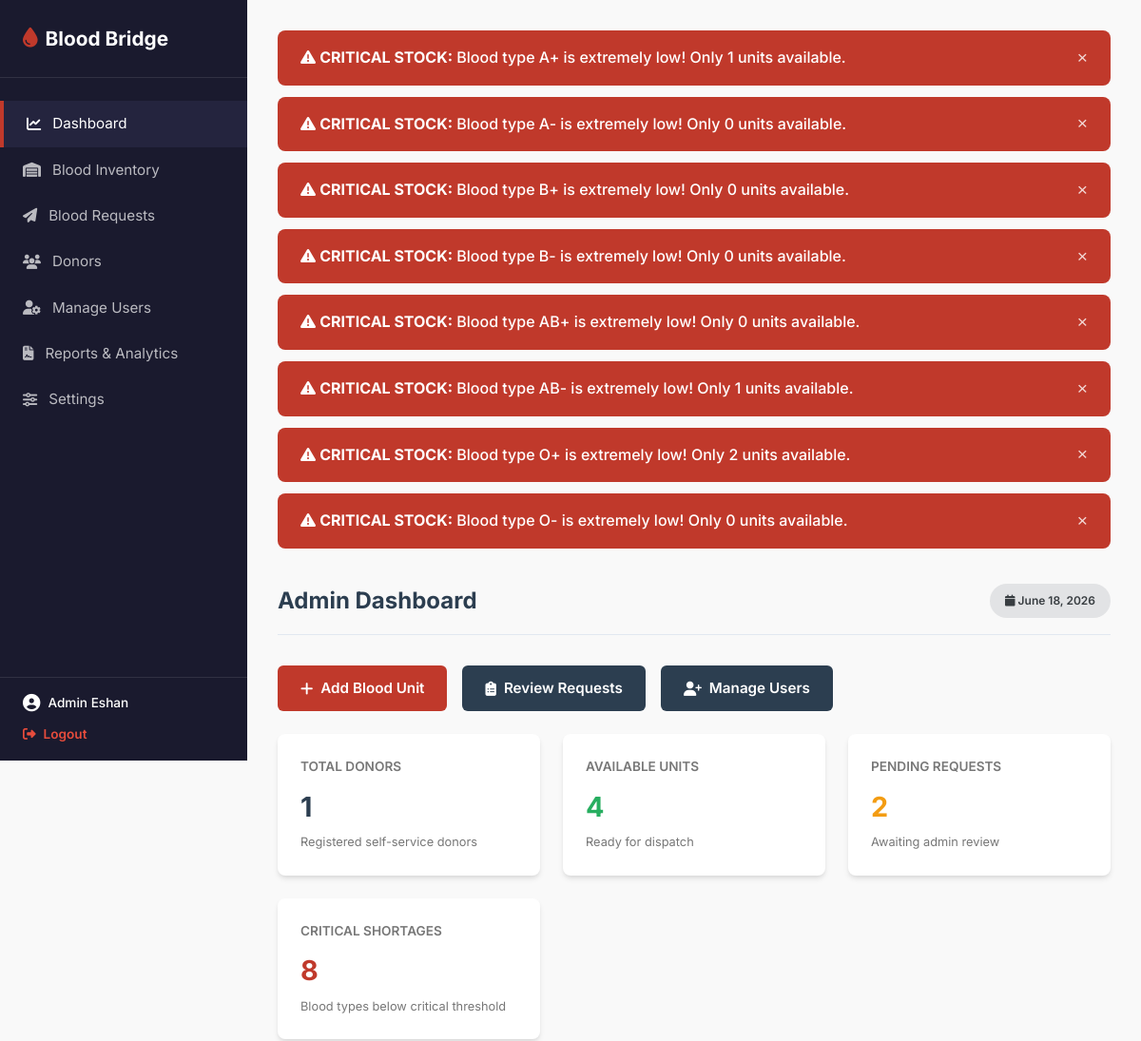
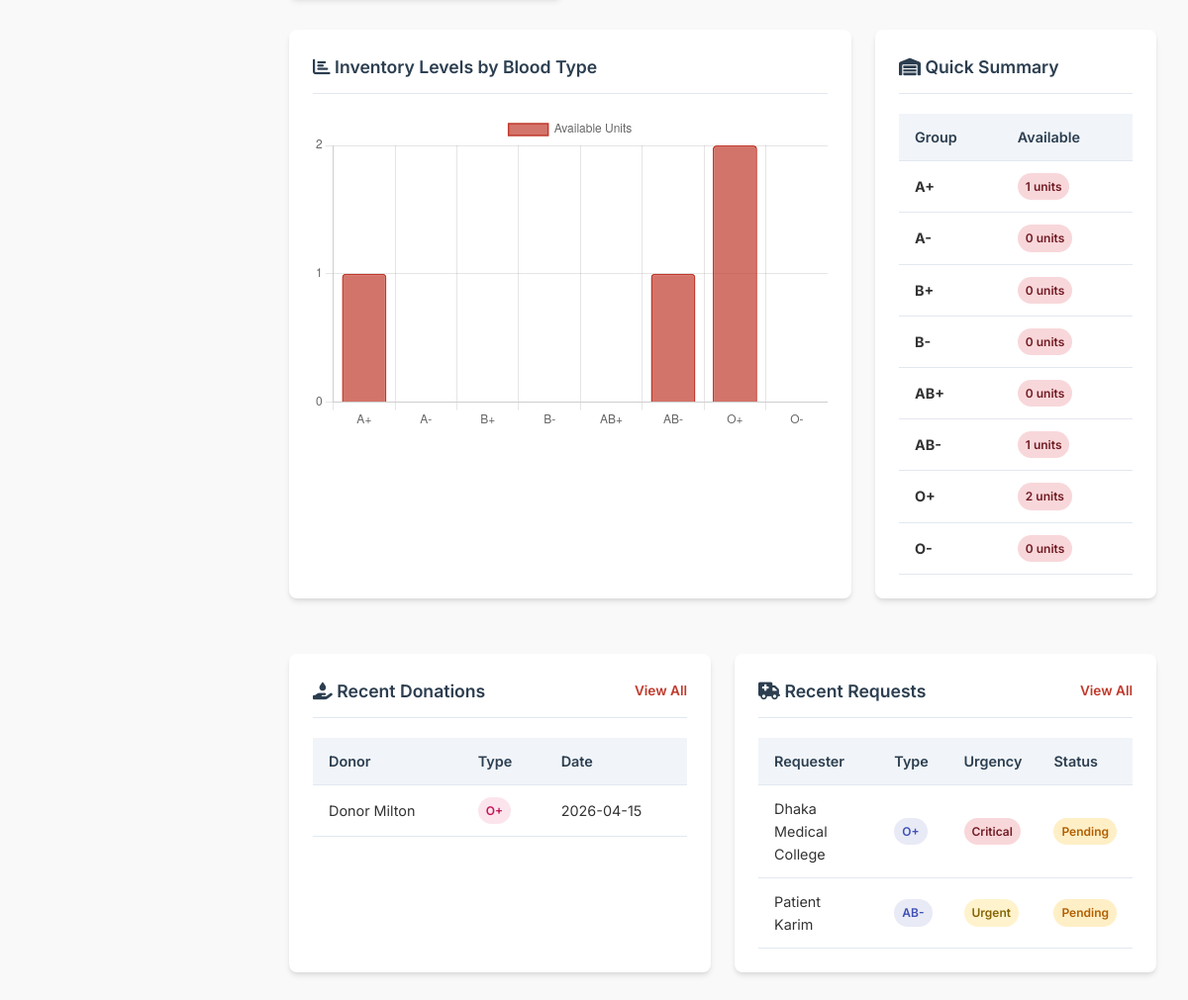
/index.php?route=admin/dashboard (signed in), run on the app's committed database (2 pictures, top to bottom).
### tables this page shows
CREATE TABLE `alert_config` (
  `blood_type` ENUM('A+', 'A-', 'B+', 'B-', 'AB+', 'AB-', 'O+', 'O-') NOT NULL PRIMARY KEY,
  `critical_threshold` INT NOT NULL DEFAULT 5,
  `warning_threshold` INT NOT NULL DEFAULT 10
);

CREATE TABLE `donations` (
  `donation_id` INT AUTO_INCREMENT PRIMARY KEY,
  `donor_id` INT NOT NULL,
  `technician_id` INT NOT NULL,
  `blood_type` ENUM('A+', 'A-', 'B+', 'B-', 'AB+', 'AB-', 'O+', 'O-') NOT NULL,
  `units_ml` INT NOT NULL DEFAULT 450,
  `donation_date` DATE NOT NULL,
  `next_eligible_date` DATE GENERATED ALWAYS AS (DATE_ADD(`donation_date`, INTERVAL 56 DAY)) STORED,
  `notes` TEXT,
  FOREIGN KEY (`donor_id`) REFERENCES `users` (`user_id`) ON DELETE CASCADE,
  FOREIGN KEY (`technician_id`) REFERENCES `users` (`user_id`) ON DELETE RESTRICT
);

CREATE TABLE `users` (
  `user_id` INT AUTO_INCREMENT PRIMARY KEY,
  `name` VARCHAR(100) NOT NULL,
  `email` VARCHAR(150) NOT NULL UNIQUE,
  `password` VARCHAR(255) NOT NULL,
  `role` ENUM('admin', 'technician', 'donor', 'patient') NOT NULL,
  `blood_type` ENUM('A+', 'A-', 'B+', 'B-', 'AB+', 'AB-', 'O+', 'O-') DEFAULT NULL,
  `phone` VARCHAR(20) NOT NULL,
  `hospital_location` VARCHAR(150) DEFAULT NULL,
  `created_at` TIMESTAMP DEFAULT CURRENT_TIMESTAMP
);

CREATE TABLE `blood_requests` (
  `request_id` INT AUTO_INCREMENT PRIMARY KEY,
  `requester_name` VARCHAR(100) NOT NULL,
  `requester_contact` VARCHAR(100) NOT NULL,
  `blood_type` ENUM('A+', 'A-', 'B+', 'B-', 'AB+', 'AB-', 'O+', 'O-') NOT NULL,
  `units_needed` INT NOT NULL,
  `urgency` ENUM('normal', 'urgent', 'critical') NOT NULL DEFAULT 'normal',
  `status` ENUM('pending', 'approved', 'fulfilled', 'rejected') NOT NULL DEFAULT 'pending',
  `requested_at` TIMESTAMP DEFAULT CURRENT_TIMESTAMP,
  `processed_by` INT DEFAULT NULL,
  `patient_id` INT DEFAULT NULL,
  `notes` TEXT,
  FOREIGN KEY (`processed_by`) REFERENCES `users` (`user_id`) ON DELETE SET NULL,
  FOREIGN KEY (`patient_id`) REFERENCES `users` (`user_id`) ON DELETE SET NULL
);

### controllers/BaseController.php (called while the page is built, shortened)
<?php
abstract class BaseController {
    public function __construct($pdo) {
        $this->pdo = $pdo;
    }
    protected function render($viewPath, $data = [], $pageTitle = 'Blood Bridge') {
        extract($data);
        include __DIR__ . '/../views/layouts/header.php';
        include __DIR__ . '/../views/' . $viewPath . '.php';
        include __DIR__ . '/../views/layouts/footer.php';
    }
}
?>

### controllers/AdminController.php (called while the page is built, shortened)
<?php
require_once __DIR__ . '/BaseController.php';
require_once __DIR__ . '/../models/UserModel.php';
require_once __DIR__ . '/../models/DonationModel.php';
require_once __DIR__ . '/../models/InventoryModel.php';
require_once __DIR__ . '/../models/RequestModel.php';
class AdminController extends BaseController {
    private $userModel;
    private $donationModel;
    private $inventoryModel;
    private $requestModel;
    public function __construct($pdo) {
        $this->userModel = new UserModel($pdo);
        $this->donationModel = new DonationModel($pdo);
        $this->inventoryModel = new InventoryModel($pdo);
        $this->requestModel = new RequestModel($pdo);
    }
    public function dashboard() {
        $data = [
            'total_donors' => $this->userModel->getTotalDonorsCount(),
            'available_units' => $this->inventoryModel->getTotalAvailableCount(),
            'pending_requests' => $this->requestModel->getPendingRequestsCount(),
            'critical_alerts_count' => 0,
            'chart_data' => [],
            'blood_types_list' => ['A+', 'A-', 'B+', 'B-', 'AB+', 'AB-', 'O+', 'O-'],
            'recent_donations' => $this->donationModel->getRecentDonations(10),
            'recent_requests' => $this->requestModel->getRecentRequests(10)
        ];
        foreach ($data['blood_types_list'] as $bt) {
            $data['chart_data'][$bt] = 0;
        }
        $configs = $this->inventoryModel->getAlertConfig();
        $stocks = $this->inventoryModel->getAvailableCountsGrouped();
        foreach ($configs as $cfg) {
            $bt = $cfg['blood_type'];
            $count = isset($stocks[$bt]) ? $stocks[$bt] : 0;
            $data['chart_data'][$bt] = $count;
            if ($count <= (int)$cfg['critical_threshold']) {
                $data['critical_alerts_count']++;
            }
        }
        $this->render('admin/dashboard', $data, 'Admin Dashboard');
    }
}
?>

### models/InventoryModel.php (called while the page is built, shortened)
<?php
class InventoryModel {
    private $db;
    public function __construct($pdo) {
        $this->db = $pdo;
    }
    public function getAvailableCountsGrouped() {
        $stmt = $this->db->query("SELECT blood_type, COUNT(*) as count FROM blood_inventory WHERE status = 'available' GROUP BY blood_type");
        $counts = [];
        foreach (['A+', 'A-', 'B+', 'B-', 'AB+', 'AB-', 'O+', 'O-'] as $bt) {
            $counts[$bt] = 0;
        }
        while ($row = $stmt->fetch()) {
            $counts[$row['blood_type']] = (int)$row['count'];
        }
        return $counts;
    }
    public function getTotalAvailableCount() {
        return $this->db->query("SELECT COUNT(*) FROM blood_inventory WHERE status = 'available'")->fetchColumn();
    }
    public function getAlertConfig() {
        return $this->db->query("SELECT * FROM alert_config")->fetchAll();
    }
}
?>

### models/DonationModel.php (called while the page is built, shortened)
<?php
class DonationModel {
    private $db;
    public function __construct($pdo) {
        $this->db = $pdo;
    }
    public function getRecentDonations($limit = 10) {
        $stmt = $this->db->prepare("
            SELECT d.*, u.name as donor_name
            FROM donations d
            JOIN users u ON d.donor_id = u.user_id
            ORDER BY d.donation_date DESC, d.donation_id DESC
            LIMIT ?
        ");
        $stmt->bindValue(1, $limit, PDO::PARAM_INT);
        $stmt->execute();
        return $stmt->fetchAll();
    }
}
?>

### models/UserModel.php (called while the page is built, shortened)
<?php
class UserModel {
    private $db;
    public function __construct($pdo) {
        $this->db = $pdo;
    }
    public function getTotalDonorsCount() {
        return $this->db->query("SELECT COUNT(*) FROM users WHERE role = 'donor'")->fetchColumn();
    }
}
?>

### models/RequestModel.php (called while the page is built, shortened)
<?php
class RequestModel {
    private $db;
    public function __construct($pdo) {
        $this->db = $pdo;
    }
    public function getPendingRequestsCount() {
        return $this->db->query("SELECT COUNT(*) FROM blood_requests WHERE status = 'pending'")->fetchColumn();
    }
    public function getRecentRequests($limit = 10) {
        $stmt = $this->db->prepare("
            SELECT *
            FROM blood_requests
            ORDER BY requested_at DESC, request_id DESC
            LIMIT ?
        ");
        $stmt->bindValue(1, $limit, PDO::PARAM_INT);
        $stmt->execute();
        return $stmt->fetchAll();
    }
}
?>

### views/layouts/alert_banner.php (the view, shortened to what this page needs)
<?php
if (isset($_SESSION['role']) && ($_SESSION['role'] === 'admin' || $_SESSION['role'] === 'technician')) {
    require_once __DIR__ . '/../../models/InventoryModel.php';
    try {
        $invModel = new InventoryModel($this->pdo);
        $configs = $invModel->getAlertConfig();
        $stocks = $invModel->getAvailableCountsGrouped();
        echo '<div class="alert-banner-container">';
        foreach ($configs as $config) {
            $bt = $config['blood_type'];
            $count = isset($stocks[$bt]) ? $stocks[$bt] : 0;
            if ($count <= $config['critical_threshold']) {
                echo '<div class="alert-banner critical" data-bloodtype="'.htmlspecialchars($bt).'" data-level="critical">';
                echo '<span><i class="fa-solid fa-triangle-exclamation"></i> <strong>CRITICAL STOCK:</strong> Blood type ' . htmlspecialchars($bt) . ' is extremely low! Only ' . $count . ' units available.</span>';
                echo '<button class="alert-close">&times;</button>';
                echo '</div>';
            }
        }
        echo '</div>';
    } catch (Exception $e) {
    }
}
?>

### views/admin/dashboard.php
<div class="top-bar">
    <h2>Admin Dashboard</h2>
    <div>
        <span class="badge badge-normal" style="padding: 0.5rem 1rem;"><i class="fa-solid fa-calendar"></i> <?= date('F d, Y') ?></span>
    </div>
</div>
<div style="display: flex; gap: 1rem; margin-bottom: 1.5rem; flex-wrap: wrap;">
    <a href="index.php?route=admin/inventory&action=add" class="btn btn-primary"><i class="fa-solid fa-plus"></i> Add Blood Unit</a>
    <a href="index.php?route=admin/requests" class="btn btn-secondary"><i class="fa-solid fa-clipboard-list"></i> Review Requests</a>
    <a href="index.php?route=admin/users" class="btn btn-secondary"><i class="fa-solid fa-user-plus"></i> Manage Users</a>
</div>
<div class="stats-grid">
    <div class="stat-card">
        <span class="stat-title">Total Donors</span>
        <span class="stat-value"><?= $total_donors ?></span>
        <span class="stat-desc">Registered self-service donors</span>
    </div>
    <div class="stat-card">
        <span class="stat-title">Available Units</span>
        <span class="stat-value" style="color: var(--success-color);"><?= $available_units ?></span>
        <span class="stat-desc">Ready for dispatch</span>
    </div>
    <div class="stat-card">
        <span class="stat-title">Pending Requests</span>
        <span class="stat-value" style="color: var(--warning-color);"><?= $pending_requests ?></span>
        <span class="stat-desc">Awaiting admin review</span>
    </div>
    <div class="stat-card">
        <span class="stat-title">Critical Shortages</span>
        <span class="stat-value" style="color: var(--danger-color);"><?= $critical_alerts_count ?></span>
        <span class="stat-desc">Blood types below critical threshold</span>
    </div>
</div>
<div class="dashboard-grid">
    <div class="panel">
        <div class="panel-header">
            <span class="panel-title"><i class="fa-solid fa-chart-bar"></i> Inventory Levels by Blood Type</span>
        </div>
        <div style="height: 320px; position: relative;">
            <canvas id="inventoryChart"></canvas>
        </div>
    </div>
    <div class="panel">
        <div class="panel-header">
            <span class="panel-title"><i class="fa-solid fa-warehouse"></i> Quick Summary</span>
        </div>
        <div class="table-container">
            <table>
                <thead>
                    <tr>
                        <th>Group</th>
                        <th>Available</th>
                    </tr>
                </thead>
                <tbody>
                    <?php foreach ($blood_types_list as $bt): ?>
                        <tr>
                            <td><strong><?= htmlspecialchars($bt) ?></strong></td>
                            <td>
                                <span class="badge <?= $chart_data[$bt] > 5 ? 'badge-available' : 'badge-rejected' ?>">
                                    <?= $chart_data[$bt] ?> units
                                </span>
                            </td>
                        </tr>
                    <?php endforeach; ?>
                </tbody>
            </table>
        </div>
    </div>
</div>
<div class="dashboard-grid" style="grid-template-columns: 1fr 1fr;">
    <div class="panel">
        <div class="panel-header">
            <span class="panel-title"><i class="fa-solid fa-hand-holding-droplet"></i> Recent Donations</span>
            <a href="index.php?route=admin/donors" style="color: var(--primary-color); font-size: 0.85rem; text-decoration: none; font-weight: 600;">View All</a>
        </div>
        <div class="table-container">
            <table>
                <thead>
                    <tr>
                        <th>Donor</th>
                        <th>Type</th>
                        <th>Date</th>
                    </tr>
                </thead>
                <tbody>
                    <?php if (empty($recent_donations)): ?>
                        <tr><td colspan="3" style="text-align: center; color: var(--text-muted);">No donations logged yet.</td></tr>
                    <?php else: ?>
                        <?php foreach ($recent_donations as $donation): ?>
                            <tr>
                                <td><?= htmlspecialchars($donation['donor_name']) ?></td>
                                <td><span class="badge badge-normal" style="background-color: #fce4ec; color: #c2185b;"><?= htmlspecialchars($donation['blood_type']) ?></span></td>
                                <td><?= htmlspecialchars($donation['donation_date']) ?></td>
                            </tr>
                        <?php endforeach; ?>
                    <?php endif; ?>
                </tbody>
            </table>
        </div>
    </div>
    <div class="panel">
        <div class="panel-header">
            <span class="panel-title"><i class="fa-solid fa-truck-medical"></i> Recent Requests</span>
            <a href="index.php?route=admin/requests" style="color: var(--primary-color); font-size: 0.85rem; text-decoration: none; font-weight: 600;">View All</a>
        </div>
        <div class="table-container">
            <table>
                <thead>
                    <tr>
                        <th>Requester</th>
                        <th>Type</th>
                        <th>Urgency</th>
                        <th>Status</th>
                    </tr>
                </thead>
                <tbody>
                    <?php if (empty($recent_requests)): ?>
                        <tr><td colspan="4" style="text-align: center; color: var(--text-muted);">No requests logged yet.</td></tr>
                    <?php else: ?>
                        <?php foreach ($recent_requests as $req): ?>
                            <tr>
                                <td><?= htmlspecialchars($req['requester_name']) ?></td>
                                <td><span class="badge badge-normal" style="background-color: #e8eaf6; color: #3f51b5;"><?= htmlspecialchars($req['blood_type']) ?></span></td>
                                <td><span class="badge badge-<?= htmlspecialchars($req['urgency']) ?>"><?= htmlspecialchars(ucfirst($req['urgency'])) ?></span></td>
                                <td><span class="badge badge-<?= htmlspecialchars($req['status']) ?>"><?= htmlspecialchars(ucfirst($req['status'])) ?></span></td>
                            </tr>
                        <?php endforeach; ?>
                    <?php endif; ?>
                </tbody>
            </table>
        </div>
    </div>
</div>
<script>
document.addEventListener('DOMContentLoaded', () => {
    const ctx = document.getElementById('inventoryChart').getContext('2d');
    new Chart(ctx, {
        type: 'bar',
        data: {
            labels: <?= json_encode(array_keys($chart_data)) ?>,
            datasets: [{
                label: 'Available Units',
                data: <?= json_encode(array_values($chart_data)) ?>,
                backgroundColor: 'rgba(192, 57, 43, 0.7)',
                borderColor: 'rgba(192, 57, 43, 1)',
                borderWidth: 1.5,
                borderRadius: 4
            }]
        },
        options: {
            responsive: true,
            maintainAspectRatio: false,
            scales: {
                y: {
                    beginAtZero: true,
                    ticks: {
                        stepSize: 1
                    }
                }
            }
        }
    });
});
</script>

### data on the page
alert_config: blood_type "A+", blood_type "1"
alert_config: blood_type "A-", blood_type "0"
alert_config: blood_type "B+", blood_type "0"
alert_config: blood_type "B-", blood_type "0"
alert_config: blood_type "AB+", blood_type "0"
alert_config: blood_type "AB-", blood_type "1"
alert_config: blood_type "O+", blood_type "2"
alert_config: blood_type "O-", blood_type "0"
donations: donor.name "Donor Milton", blood_type "O+", donation_date "2026-04-15"
blood_requests: requester_name "Dhaka Medical College", blood_type "O+", urgency "Critical", status "Pending"
blood_requests: requester_name "Patient Karim", blood_type "AB-", urgency "Urgent", status "Pending"

### other printed values
$user_name "Admin Eshan"
$total_donors "1"
$available_units "4"
$pending_requests "2"
$critical_alerts_count "8"
$bt "A+"
$chart_data[$bt] "1"
$bt "A-"
$chart_data[$bt] "0"
$bt "B+"
$bt "B-"
$bt "AB+"
$bt "AB-"
$bt "O+"
$chart_data[$bt] "2"
